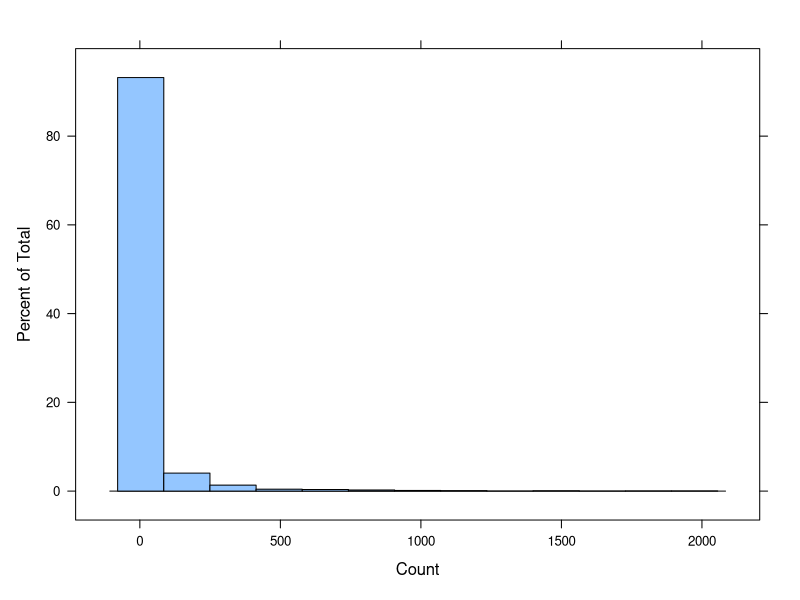
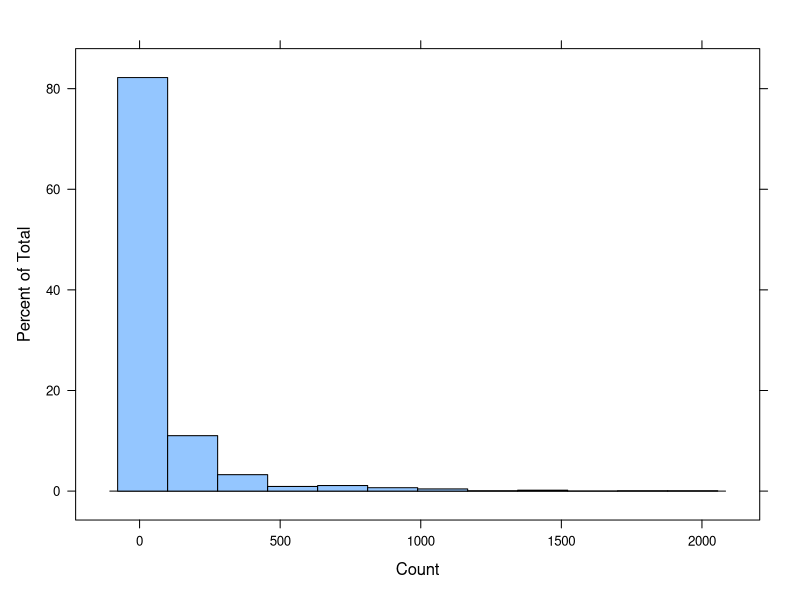
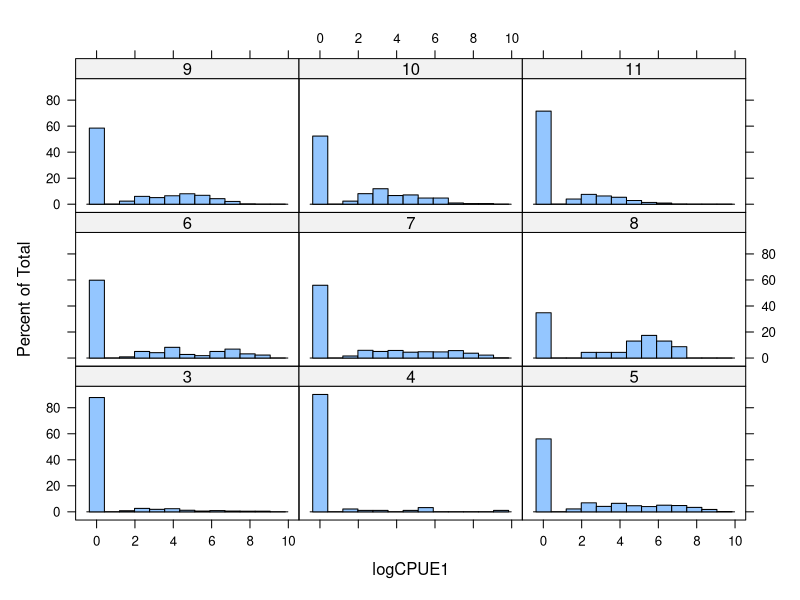
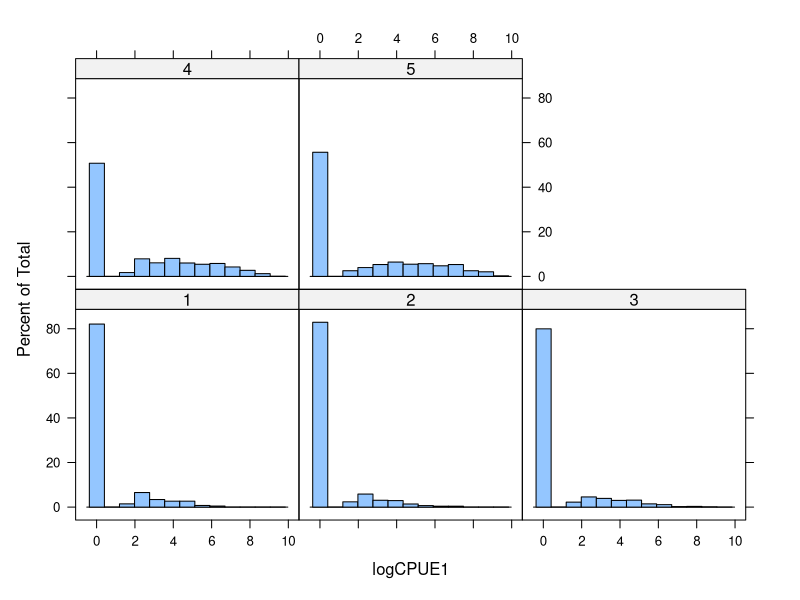
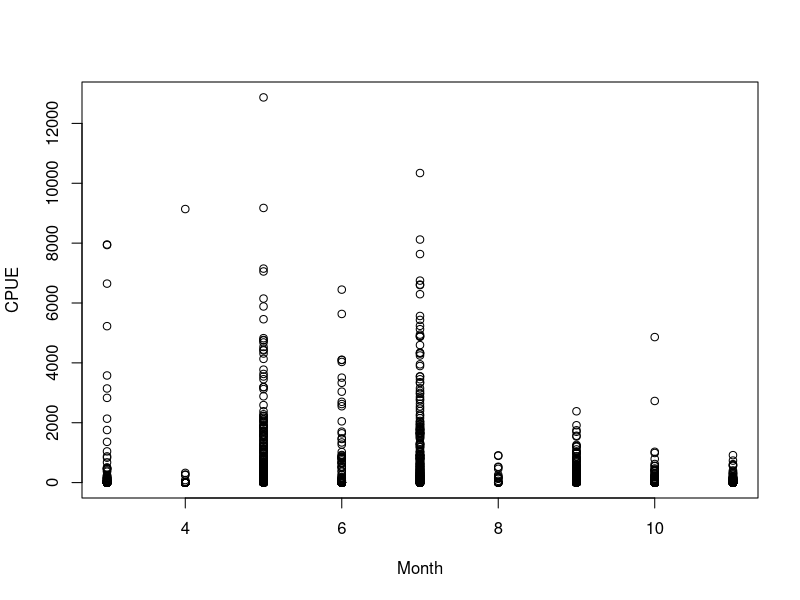
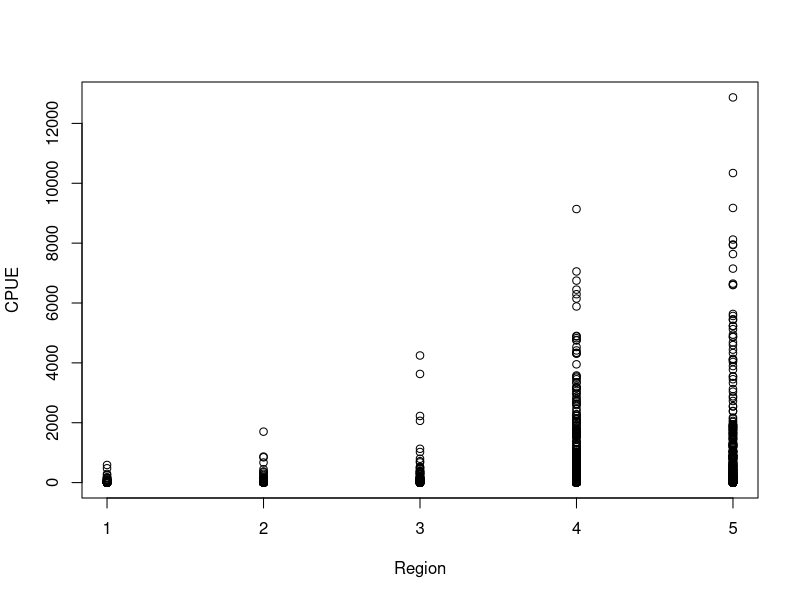
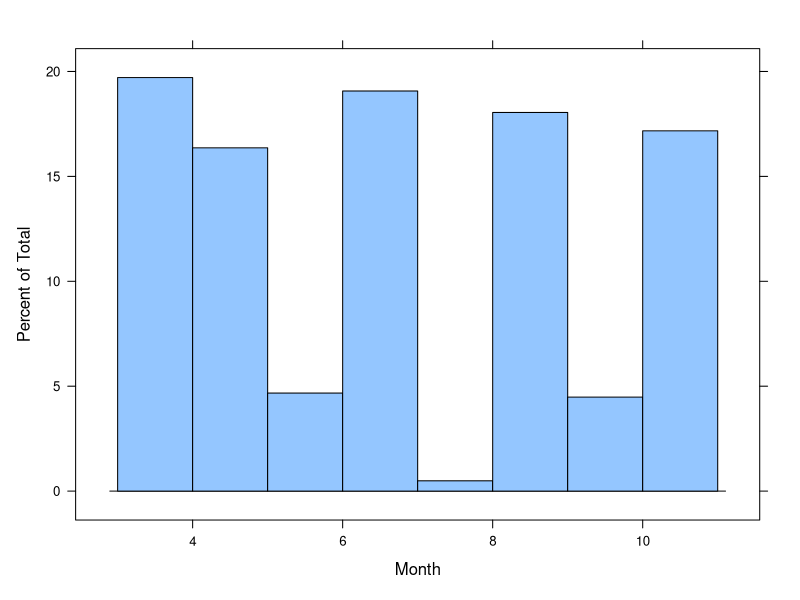
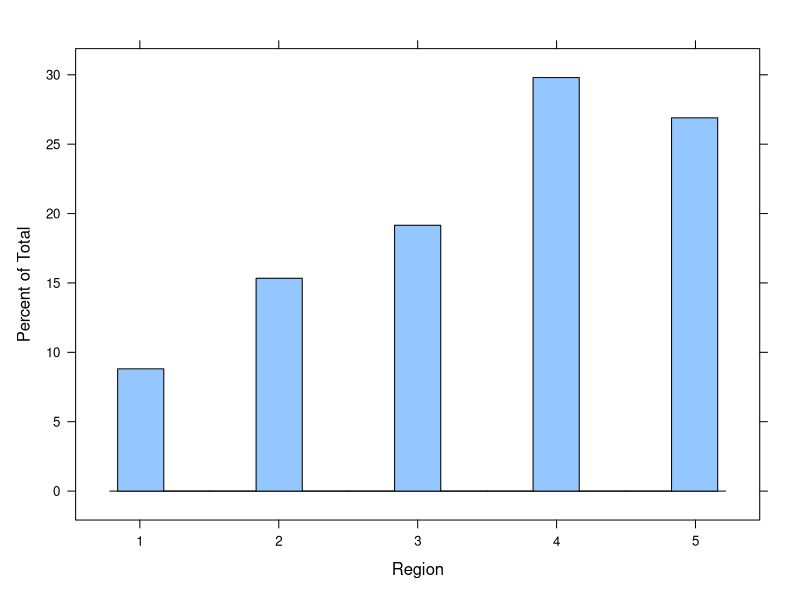

These charts were generated, in order, by the following R code:
library(here)
library(ggplot2)
library(tidyverse)
library(lattice)

# QUESTION 1

#a - graphical exploration
#set up data w cpue
croaker <- read.csv(here("Lab 12 - CPUE and Standardization","Croaker catch final.csv"))
croaker$CPUE=croaker$Count/((croaker$TowDist/1000)*(croaker$NetWidth/(0.3048*1000))) 
croaker$logCPUE1<-log(croaker$CPUE+1)

#explore month and region effects
histogram(~ Count,data=croaker)
histogram(~ Count,data=subset(croaker, CPUE>0))

histogram(~ logCPUE1|as.factor(Month),data=croaker)
histogram(~ logCPUE1|as.factor(Region),data=croaker)

plot(CPUE~Month, data=croaker)
plot(CPUE~Region, data=croaker)

max(croaker$Month) #11
min(croaker$Month) #3
histogram(~Month, data=croaker, breaks=8)
histogram(~Region, data=croaker)
histogram(~Month|Region, data=croaker) # none in month 8(7?) except for region 5
histogram(~Region|Month, data=croaker)
coplot(CPUE~Month|Region, croaker)

croaker %>% 
  ggplot(aes(x=Month, y=logCPUE1, group=Month)) + 
  geom_boxplot() +facet_wrap(~Region)
croaker %>% 
  ggplot(aes(x=Region, y=logCPUE1, group=Region)) + 
  geom_boxplot() +facet_wrap(~Month)

croaker %>% ggplot(aes(x=Month, y=CPUE))+geom_bar(stat="identity")+facet_wrap(~Region)
croaker %>% ggplot(aes(x=Region, y=CPUE))+geom_bar(stat="identity")+facet_wrap(~Month)

#proportions by month and region-----####
croakprop <- croaker %>%
  group_by(Month, Region) %>%
  summarise(ntot=n(), non_zero= sum(Count != 0)) %>% 
  mutate(catchprop=non_zero/ntot)

croakprop %>% ggplot(aes(x=Month, y=catchprop))+geom_bar(stat="identity")+facet_wrap(~Region)
croakprop %>% ggplot(aes(x=Region, y=catchprop))+geom_bar(stat="identity")+facet_wrap(~Month)

plot(catchprop~Month, data=croakprop)
plot(catchprop~Region, data=croakprop)

croakprop %>% 
  ggplot(aes(x=Month, y=catchprop, group=Month)) + 
  geom_boxplot() +facet_wrap(~Region)
croakprop %>% 
  ggplot(aes(x=Region, y=catchprop, group=Region)) + 
  geom_boxplot() +facet_wrap(~Month) #because there is only one data pt for each month/region, the boxplots are the same as bar graphs

#nominal andstrat mean from lab12-----####
croak.mean.nominal = croaker %>% group_by(Year) %>% 
  summarize(mean = mean(CPUE),
            var  = var(CPUE),
            sd   = sqrt(var),
            cv   = sqrt(var)/mean,
            n    = length(CPUE),
            se   = sd/sqrt(n))
croak.mean.nominal
croak.mean = croaker %>% group_by(Year, StratNum) %>% 
  summarize(strat.mean = mean(CPUE),
            strat.var  = var(CPUE),
            strat.n    = length(CPUE))
W=read.csv(here("Lab 12 - CPUE and Standardization", "CM weights_new.csv"))
croak.mean = left_join(croak.mean, W, by="StratNum")
croak.mean <- croak.mean %>% 
  mutate(mean.calc = strat.mean * Weight, 
         var.calc = Weight^2*(TotalN-strat.n)/(TotalN-1)*strat.var)
croak.index = croak.mean %>% group_by(Year) %>% 
  summarise(index = sum(mean.calc),
            var   = sum(var.calc),
            se    = sqrt(var),
            cv    = sqrt(var)/index,
            LCI   = index-1.96*se,
            UCI   = index+1.96*se)  
croak.index
par(mfrow=c(1,1))
# Plot mean and SE
plot(index~Year, data=croak.index, xlab="Year",ylab="Index",main="Croaker Indices (+/- SE)",
     ylim=c(min(index-se),max(index+se)),type="b")
lines(croak.mean.nominal$Year, croak.mean.nominal$mean, lty=2, col="red")
with(croak.index,  #the with(X, ...) allows you to refer to columns within the X dataframe, similar to when you "attach()" a dataframe
     segments(x0=Year,x1=Year, y0=index-se, y1=index+se) 
)
legend("topright",c("Stratified Mean","Arithmetic Mean"),col=c('black','red'),lty=c(1,2))

#strat mean from with fewer months -----####
#include months 5,6,7,9
croak.subset <- filter(croaker,Month>4)
croak.subset <- filter(croak.subset, Month<10)
croak.subset <- croak.subset <- filter(croak.subset, Month!=8)

croak.mean.strat <-  croak.subset %>% group_by(Year, StratNum) %>% 
  summarize(strat.mean = mean(CPUE),
            strat.var  = var(CPUE),
            strat.n    = length(CPUE),
            .groups="keep")
croak.mean.strat = left_join(croak.mean.strat, W, by="StratNum")
croak.mean.strat <- croak.mean.strat %>% 
  mutate(mean.calc = strat.mean * Weight, 
         var.calc = Weight^2*(TotalN-strat.n)/(TotalN-1)*strat.var)
croak.index.2 = croak.mean.strat %>% group_by(Year) %>% 
  summarise(index = sum(mean.calc),
            var   = sum(var.calc),
            se    = sqrt(var),
            cv    = sqrt(var)/index,
            LCI   = index-1.96*se,
            UCI   = index+1.96*se)  
croak.index.2

#make a ggplot with all three (croak.mean.nominal, croak.index, croak.index.2)
#dotted lines for the old two, solid line for the new one



#non ggplot version:
par(mfrow=c(1,1))
# Plot mean and SE
plot(index~Year, data=croak.index, xlab="Year",ylab="Index",main="Croaker Indices (+/- SE)",
     ylim=c(min(index-se),max(index+se)),type="b")
lines(croak.mean.nominal$Year, croak.mean.nominal$mean, lty=2, col="red")
with(croak.index,  #the with(X, ...) allows you to refer to columns within the X dataframe, similar to when you "attach()" a dataframe
     segments(x0=Year,x1=Year, y0=index-se, y1=index+se) 
)
legend("topright",c("Stratified Mean","Arithmetic Mean"),col=c('black','red'),lty=c(1,2))



